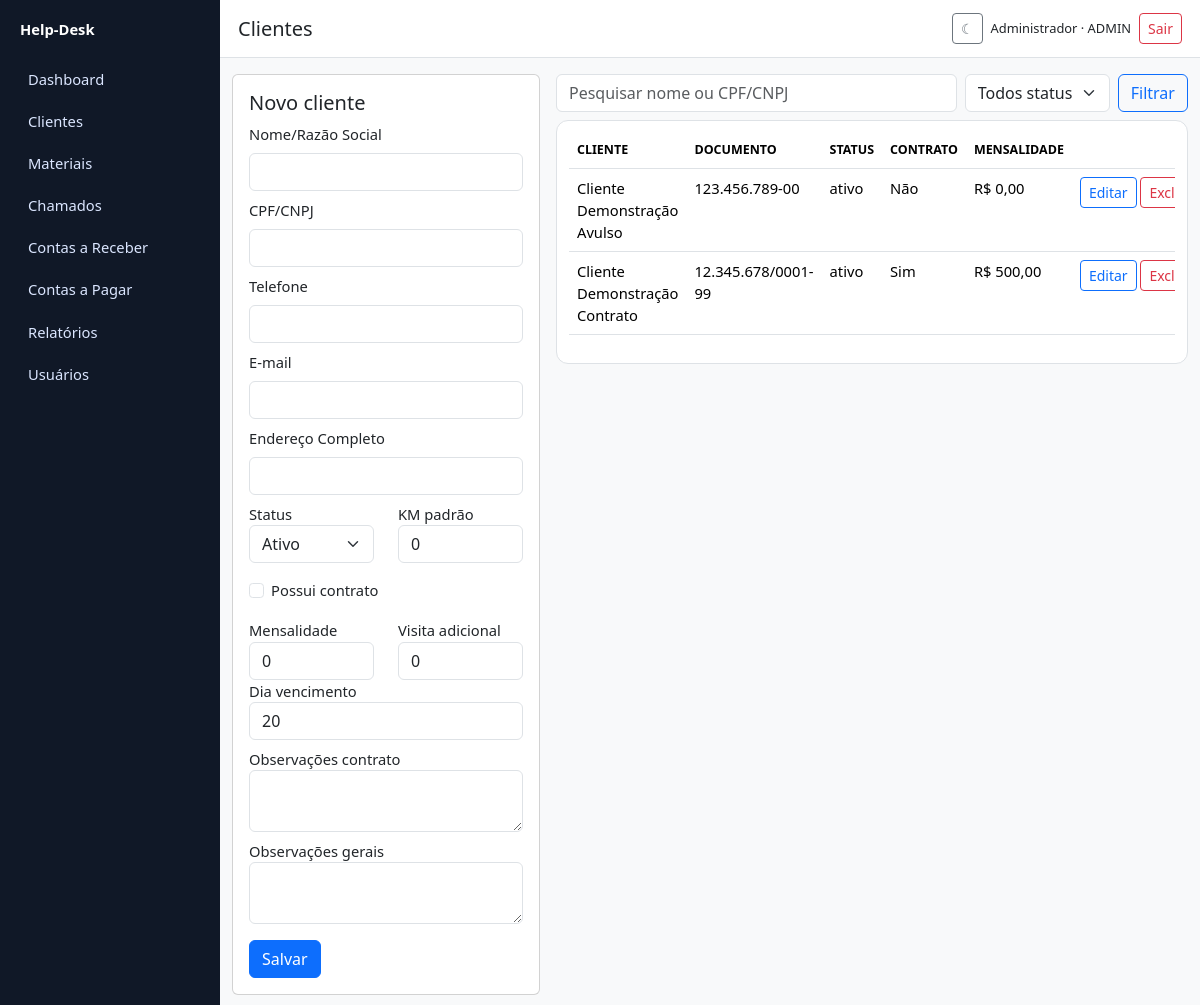
The page /clients.php (signed in) on the database its author committed.
### tables this page shows
CREATE TABLE IF NOT EXISTS clients (
 id INT UNSIGNED AUTO_INCREMENT PRIMARY KEY,
 name VARCHAR(190) NOT NULL,
 document VARCHAR(30) NULL,
 phone VARCHAR(40) NULL,
 email VARCHAR(190) NULL,
 address TEXT NULL,
 status ENUM('ativo','inativo') NOT NULL DEFAULT 'ativo',
 standard_km DECIMAL(10,2) NOT NULL DEFAULT 0,
 has_contract TINYINT(1) NOT NULL DEFAULT 0,
 monthly_fee DECIMAL(12,2) NOT NULL DEFAULT 0,
 extra_visit_fee DECIMAL(12,2) NOT NULL DEFAULT 0,
 due_day TINYINT UNSIGNED NOT NULL DEFAULT 20,
 contract_notes TEXT NULL,
 notes TEXT NULL,
 deleted_at DATETIME NULL,
 created_at TIMESTAMP DEFAULT CURRENT_TIMESTAMP,
 INDEX idx_clients_name(name), INDEX idx_clients_document(document), INDEX idx_clients_status(status)
);

### config/config.php (called while the page is built)
<?php
return [
    'app_name' => 'GMB Help-Desk ERP',
    'base_url' => getenv('APP_BASE_URL') ?: '/helpdesk_php/public',
    'db' => [
        'host' => getenv('DB_HOST') ?: '127.0.0.1',
        'port' => getenv('DB_PORT') ?: '3306',
        'name' => getenv('DB_NAME') ?: 'helpdesk',
        'user' => getenv('DB_USER') ?: 'root',
        'pass' => getenv('DB_PASS') ?: '',
        'charset' => 'utf8mb4',
    ],
];

### src/bootstrap.php (called while the page is built, shortened)
<?php
$config = require __DIR__ . '/../config/config.php';
function e(?string $s): string { return htmlspecialchars((string)$s, ENT_QUOTES, 'UTF-8'); }
function money(float|int|string|null $v): string { return 'R$ ' . number_format((float)$v, 2, ',', '.'); }
function base_url(string $path=''): string { global $config; return rtrim($config['base_url'], '/') . ($path ? '/' . ltrim($path, '/') : ''); }
function auth_user(): ?array { return $_SESSION['user'] ?? null; }

### public/clients.php (the view, shortened to what this page needs)
<?php
require_once __DIR__ . '/../src/layout.php'; require_auth(); $pdo=db();
$edit=null;if(isset($_GET['edit'])){$st=$pdo->prepare('SELECT * FROM clients WHERE id=?');$st->execute([(int)$_GET['edit']]);$edit=$st->fetch();}
$q=trim($_GET['q']??'');$status=$_GET['status']??'';$sql='SELECT * FROM clients WHERE deleted_at IS NULL';$args=[];if($q!==''){$sql.=' AND (name LIKE ? OR document LIKE ?)';$args[]="%$q%";$args[]="%$q%";}if(in_array($status,['ativo','inativo'],true)){$sql.=' AND status=?';$args[]=$status;}$sql.=' ORDER BY name';$st=$pdo->prepare($sql);$st->execute($args);$rows=$st->fetchAll();render_header('Clientes');
?>
<div class="row g-3"><div class="col-lg-4"><div class="card"><div class="card-body"><h5><?=$edit?'Editar':'Novo'?> cliente</h5><form method="post"><input type="hidden" name="csrf" value="<?=e(csrf_token())?>"><input type="hidden" name="id" value="<?=e((string)($edit['id']??''))?>"><?php foreach([['name','Nome/Razão Social'],['document','CPF/CNPJ'],['phone','Telefone'],['email','E-mail'],['address','Endereço Completo']] as [$n,$l]):?><div class="mb-2"><label class="form-label"><?=$l?></label><input class="form-control" name="<?=$n?>" value="<?=e($edit[$n]??'')?>" <?=$n==='name'?'required':''?>></div><?php endforeach;?><div class="row"><div class="col"><label>Status</label><select class="form-select" name="status"><option value="ativo">Ativo</option><option value="inativo" <?=($edit['status']??'')==='inativo'?'selected':''?>>Inativo</option></select></div><div class="col"><label>KM padrão</label><input class="form-control" name="standard_km" value="<?=e((string)($edit['standard_km']??0))?>"></div></div><div class="form-check my-3"><input class="form-check-input" type="checkbox" name="has_contract" id="hc" <?=!empty($edit['has_contract'])?'checked':''?>><label class="form-check-label" for="hc">Possui contrato</label></div><div class="row"><div class="col"><label>Mensalidade</label><input class="form-control" name="monthly_fee" value="<?=e((string)($edit['monthly_fee']??0))?>"></div><div class="col"><label>Visita adicional</label><input class="form-control" name="extra_visit_fee" value="<?=e((string)($edit['extra_visit_fee']??0))?>"></div></div><div class="mb-2"><label>Dia vencimento</label><input class="form-control" type="number" min="1" max="28" name="due_day" value="<?=e((string)($edit['due_day']??20))?>"></div><div class="mb-2"><label>Observações contrato</label><textarea class="form-control" name="contract_notes"><?=e($edit['contract_notes']??'')?></textarea></div><div class="mb-3"><label>Observações gerais</label><textarea class="form-control" name="notes"><?=e($edit['notes']??'')?></textarea></div><button class="btn btn-primary">Salvar</button></form></div></div></div>
<div class="col-lg-8"><form class="row g-2 mb-2"><div class="col"><input class="form-control" name="q" placeholder="Pesquisar nome ou CPF/CNPJ" value="<?=e($q)?>"></div><div class="col-auto"><select class="form-select" name="status"><option value="">Todos status</option><option value="ativo" <?=$status==='ativo'?'selected':''?>>Ativo</option><option value="inativo" <?=$status==='inativo'?'selected':''?>>Inativo</option></select></div><div class="col-auto"><button class="btn btn-outline-primary">Filtrar</button></div></form><div class="table-wrap"><div class="table-responsive"><table class="table"><thead><tr><th>Cliente</th><th>Documento</th><th>Status</th><th>Contrato</th><th>Mensalidade</th><th></th></tr></thead><tbody><?php foreach($rows as $r):?><tr><td><?=e($r['name'])?></td><td><?=e($r['document'])?></td><td><?=e($r['status'])?></td><td><?=$r['has_contract']?'Sim':'Não'?></td><td><?=money($r['monthly_fee'])?></td><td class="text-nowrap"><a class="btn btn-sm btn-outline-primary" href="?edit=<?=$r['id']?>">Editar</a> <a class="btn btn-sm btn-outline-danger" data-confirm="Excluir logicamente este cliente?" href="?delete=<?=$r['id']?>">Excluir</a></td></tr><?php endforeach;?></tbody></table></div></div></div></div>
<?php render_footer(); ?>

### src/layout.php (shortened to what this page needs)
<?php
require_once __DIR__ . '/bootstrap.php';
function render_header(string $title): void
{
    $u = auth_user();
    $menu = [
        'dashboard.php' => 'Dashboard',
        'clients.php' => 'Clientes',
        'materials.php' => 'Materiais',
        'tickets.php' => 'Chamados',
        'receivables.php' => 'Contas a Receber',
        'payables.php' => 'Contas a Pagar',
        'reports.php' => 'Relatórios',
        'users.php' => 'Usuários'
    ];
    echo '<!doctype html><html lang="pt-BR" data-bs-theme="light"><head><meta charset="utf-8"><meta name="viewport" content="width=device-width, initial-scale=1">';
    echo '<link href="https://cdn.jsdelivr.net/npm/bootstrap@5.3.3/dist/css/bootstrap.min.css" rel="stylesheet">';
    echo '<link rel="stylesheet" href="' . e(base_url('assets/css/app.css')) . '">';
    echo '</head><body><div class="app-shell">';
    if ($u) {
        echo '<aside class="sidebar"><div class="brand">Help-Desk</div><nav class="nav flex-column">';
        foreach ($menu as $file => $label) echo '<a class="nav-link" href="' . e(base_url($file)) . '">' . e($label) . '</a>';
        echo '</nav></aside><main class="content"><header class="topbar"><div><h5 class="mb-0">' . e($title) . '</h5></div><div class="d-flex gap-2 align-items-center"><button class="btn btn-sm btn-outline-secondary" id="themeToggle">☾</button><span class="small">' . e($u['name']) . ' · ' . e(strtoupper($u['role'])) . '</span><a class="btn btn-sm btn-outline-danger" href="' . e(base_url('logout.php')) . '">Sair</a></div></header><div class="container-fluid py-3">';
    }
}
function render_footer(): void
{
    if (auth_user()) echo '</div></main>';
    echo '</div><script src="https://cdn.jsdelivr.net/npm/bootstrap@5.3.3/dist/js/bootstrap.bundle.min.js"></script><script src="https://cdn.jsdelivr.net/npm/chart.js@4.4.4/dist/chart.umd.min.js"></script><script src="' . e(base_url('assets/js/app.js')) . '"></script></body></html>';
}

### public/assets/css/app.css (style rules this page uses)
body { background:var(--bs-tertiary-bg);font-size:.92rem }
.app-shell { min-height:100vh }
.sidebar { position:fixed;inset:0 auto 0 0;width:220px;background:#101827;color:white;padding:18px 12px }
.brand { font-weight:700;margin-bottom:18px;padding:0 8px }
.sidebar .nav-link { color:#dbe6ff;border-radius:8px;margin:2px 0 }
.content { margin-left:220px;min-height:100vh }
.topbar { height:58px;background:var(--bs-body-bg);border-bottom:1px solid var(--bs-border-color);display:flex;align-items:center;justify-content:space-between;padding:0 18px;position:sticky;top:0;z-index:5 }
.table-wrap { background:var(--bs-body-bg);border:1px solid var(--bs-border-color);border-radius:12px;padding:12px }
.table thead th { font-size:.78rem;text-transform:uppercase }

### rows shown on the page
clients: name "Cliente Demonstração Avulso", document "123.456.789-00", status "ativo", has_contract "Não", monthly_fee "R$ 0,00"
clients: name "Cliente Demonstração Contrato", document "12.345.678/0001-99", status "ativo", has_contract "Sim", monthly_fee "R$ 500,00"

### other values the page prints
$label "Dashboard"
$label "Clientes"
$label "Materiais"
$label "Chamados"
$label "Contas a Receber"
$label "Contas a Pagar"
$label "Relatórios"
$label "Usuários"
$title "Clientes"
$u['name'] "Administrador"
$u['role'] "ADMIN"
$l "Nome/Razão Social"
$l "CPF/CNPJ"
$l "Telefone"
$l "E-mail"
